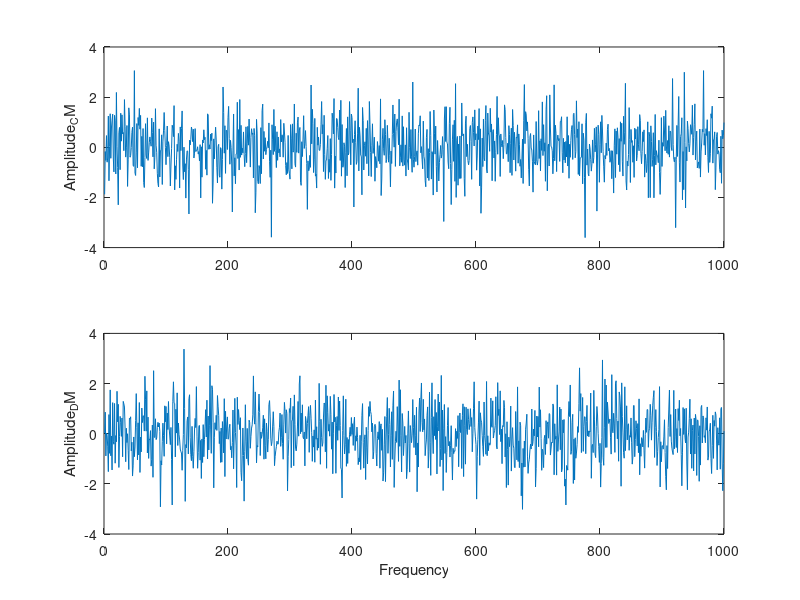

Reproduce this figure in MATLAB. (Note: this script raises an error after producing the figure.)
%Generate some data
y1 = randn(1000,1);
y2 = randn(1000,1);

%Plot using two subplots
figure
subplot(2,1,1)
plot(y1)
ylabel('Amplitude_CM')
subplot(2,1,2)
plot(y2)
ylabel('Amplitude_DM')
xlabel('Frequency')

%Export using the default options (output
ConvertPlot4Publication('testPlot')

%Export again, this time changing the font and using the same x-axis
ConvertPlot4Publication('testPlot2', 'fontsize', 8, 'fontname', 'Arial', 'samexaxes', 'on', 'eps', 'off')
